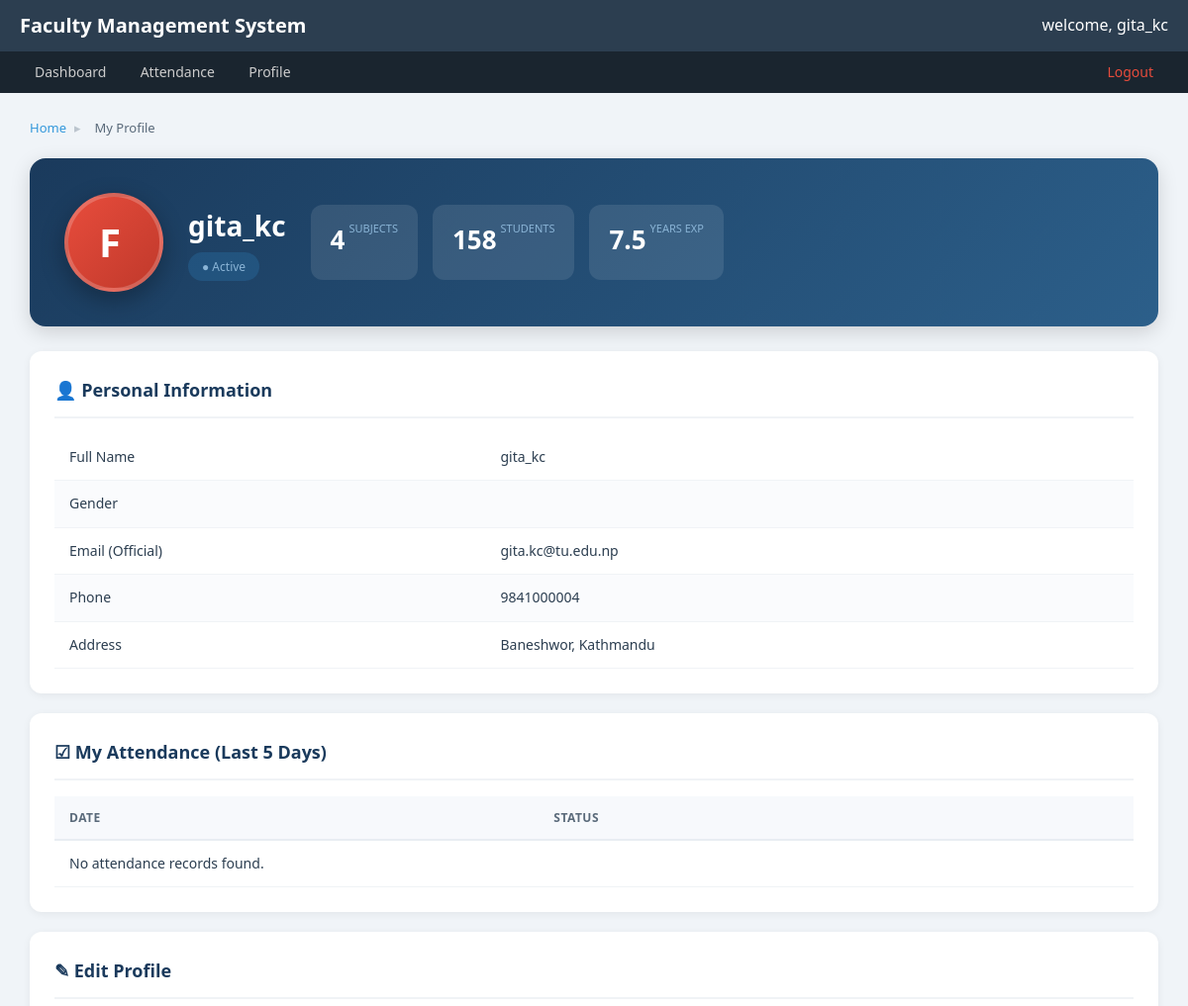
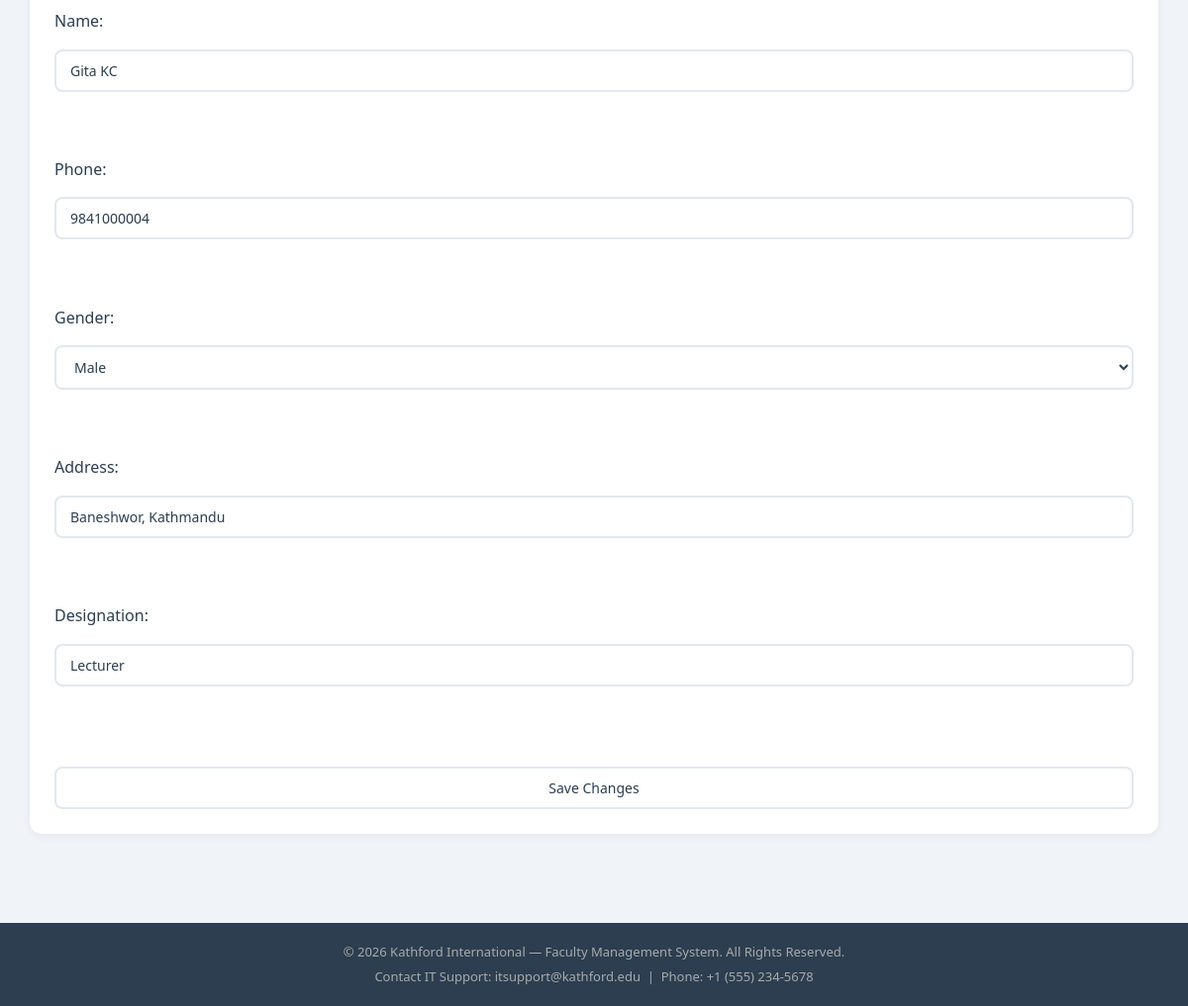
Screenshot of /profile.php (signed in) with the database file from the repository (2 pictures, top to bottom).
### tables this page shows
CREATE TABLE `faculty` (
  `id` int(11) NOT NULL,
  `faculty_name` varchar(100) DEFAULT NULL,
  `gender` varchar(20) DEFAULT NULL,
  `faculty_phone` varchar(20) DEFAULT NULL,
  `faculty_address` varchar(200) DEFAULT NULL,
  `faculty_designation` varchar(100) DEFAULT NULL,
  `user_id` int(11) DEFAULT NULL
);

### profile.php (the view, shortened to what this page needs)
<?php
include 'dbconnect.php';
$id = $_SESSION['faculty_id'];
$sql = "SELECT * FROM faculty WHERE id = $id";
$result = mysqli_query($conn, $sql);
if ($result) {
    $row = mysqli_fetch_assoc($result);
}
$att_query = "SELECT date, status FROM attendance WHERE f_id = $id ORDER BY date DESC LIMIT 5";
$att_result = mysqli_query($conn, $att_query);
?>
<!doctype html>
<html lang="en">
  <head>
    <link rel="stylesheet" href="style.css" />
  </head>
  <body>
    <header>
      <div class="header-top">
        <span class="site-name">Faculty Management System</span>
        welcome, <?php echo $_SESSION['username']; ?>
      </div>
      <nav>
        <a href="dashboard.php">Dashboard</a>
        <a href="attendance.html">Attendance</a>
        <a href="profile.php">Profile</a>
        <a href="index.html" class="logout">Logout</a>
      </nav>
    </header>
    <main>
      <nav>
        <span>
          <a href="dashboard.php">Home</a>
          <span>&#9656;</span>
          <span>My Profile</span>
        </span>
      </nav>
      <section>
        <div>
          <span>F</span>
        </div>
        <div>
          <h1><?php echo $_SESSION['username']; ?></h1>
          <div>
            <span>&#9679; Active</span>
          </div>
        </div>
        <div>
          <div>
            <p>4</p>
            <p>Subjects</p>
          </div>
          <div>
            <p>158</p>
            <p>Students</p>
          </div>
          <div>
            <p>7.5</p>
            <p>Years Exp</p>
          </div>
        </div>
      </section>
      <div>
        <div>
          <article>
            <h2>&#128100; Personal Information</h2>
            <table>
              <tbody>
                <tr>
                  <td>Full Name</td>
                  <td><?php echo $_SESSION['username']; ?></td>
                </tr>
                <tr>
                  <td>Gender</td>
                  <td><?php echo $row['gender']; ?></td>
                </tr>
                <tr>
                  <td>Email (Official)</td>
                  <td><?php echo $_SESSION['email']; ?></td>
                </tr>
                <tr>
                  <td>Phone</td>
                  <td><?php echo $row['faculty_phone']; ?></td>
                </tr>
                <tr>
                  <td>Address</td>
                  <td><?php echo $row['faculty_address']; ?></td>
                </tr>
              </tbody>
            </table>
          </article>
          <article>
            <h2>&#9745; My Attendance (Last 5 Days)</h2>
            <table>
              <thead>
                <tr>
                  <th>Date</th>
                  <th>Status</th>
                </tr>
              </thead>
              <tbody>
                <?php
if ($att_result && mysqli_num_rows($att_result) > 0) {
    while ($att_row = mysqli_fetch_assoc($att_result)) {
        echo "<tr>";
        echo "<td>" . $att_row['date'] . "</td>";
        echo "<td>" . $att_row['status'] . "</td>";
        echo "</tr>";
    }
}
else {
    echo "<tr><td colspan='2'>No attendance records found.</td></tr>";
}
?>
              </tbody>
            </table>
          </article>
          <article>
            <h2>&#9998; Edit Profile</h2>
            <form method="POST">
              Name:<br>
              <input type="text" name="name" value="<?php echo $row['faculty_name']; ?>"><br><br>
              Phone:<br>
              <input type="text" name="phone" value="<?php echo $row['faculty_phone']; ?>"><br><br>
              Gender:<br>
              <select name="gender">
                <option value="Male" <?php if ($row['gender'] == 'Male') echo 'selected'; ?>>Male</option>
              </select><br><br>
              Address:<br>
              <input type="text" name="address" value="<?php echo $row['faculty_address']; ?>"><br><br>
              Designation:<br>
              <input type="text" name="designation" value="<?php echo $row['faculty_designation']; ?>"><br><br>
              <input type="submit" name="update" value="Save Changes">
            </form>
          </article>
        </div>
      </div>
    </main>
    <footer>
      <p>&copy; 2026 Kathford International &mdash; Faculty Management System. All Rights Reserved.</p>
      <p>Contact IT Support: <span>itsupport@kathford.edu</span> &nbsp;|&nbsp; Phone: +1 (555) 234-5678</p>
    </footer>
  </body>
</html>

### style.css (style rules this page uses)
* { margin: 0; padding: 0; box-sizing: border-box; }
body { font-family: "Segoe UI", Tahoma, Geneva, Verdana, sans-serif; background-color: #f0f4f8; color: #2c3e50; line-height: 1.6; min-height: 100vh; display: flex; flex-direction: column; }
a { text-decoration: none; color: #3498db; }
h1 { font-size: 26px; font-weight: 700; color: #1a3a5c; margin-bottom: 4px; }
h2 { font-size: 18px; font-weight: 600; color: #1a3a5c; margin-bottom: 16px; padding-bottom: 12px; border-bottom: 2px solid #f0f3f6; }
header { background-color: #2c3e50; color: white; padding: 0; }
.header-top { display: flex; justify-content: space-between; align-items: center; padding: 10px 20px; }
.site-name { font-size: 20px; font-weight: bold; color: white; }
header nav { background-color: #1a252f; padding: 0 20px; }
header nav a { display: inline-block; color: #ccc; padding: 10px 15px; text-decoration: none; font-size: 14px; }
header nav a.logout { color: #e74c3c; float: right; }
header nav::after { content: ""; display: table; clear: both; }
main { flex: 1; padding: 25px 30px; max-width: 1400px; margin: 0 auto; width: 100%; }
main>nav { margin-bottom: 20px; }
main>nav>span { color: #7f8c9b; font-size: 13px; display: flex; align-items: center; gap: 2px; }
main>nav>span>span { color: #bcc5ce; margin: 0 6px; }
main>nav>span>span:last-child { color: #5a6a7a; font-weight: 500; }
main>div:first-of-type { margin-bottom: 25px; }
section { display: flex; gap: 15px; flex-wrap: wrap; margin-bottom: 25px; }
article { background: white; border-radius: 12px; padding: 20px; box-shadow: 0 2px 8px rgba(0, 0, 0, 0.06); flex: 1; min-width: 180px; }
table { width: 100%; border-collapse: collapse; margin-top: 10px; }
thead tr { background-color: #f7f9fc; }
th { text-align: left; padding: 12px 15px; color: #5a6a7a; font-size: 12px; text-transform: uppercase; letter-spacing: 0.5px; font-weight: 600; border-bottom: 2px solid #e8edf2; }
td { padding: 12px 15px; font-size: 14px; color: #2c3e50; border-bottom: 1px solid #f0f3f6; }
tbody tr:nth-child(even) { background-color: #fafbfd; }
form { display: flex; flex-wrap: wrap; gap: 15px; align-items: flex-end; }
input, select, textarea { width: 100%; padding: 10px 14px; border: 2px solid #e1e8ef; border-radius: 8px; font-size: 14px; color: #2c3e50; font-family: inherit; transition: border-color 0.3s ease; background-color: white; }
footer { background-color: #2c3e50; color: #aaa; text-align: center; padding: 15px; margin-top: 20px; font-size: 13px; }
footer p { margin: 4px 0; }
main>div:has(aside), main>div:has(> div > article) { display: flex; gap: 25px; flex-wrap: wrap; }
main>div:has(aside)>section, main>div:has(> div > article)>div { flex: 1; min-width: 320px; }
main>div>div>article, main>div>section>article { background: white; border-radius: 12px; padding: 25px; margin-bottom: 20px; box-shadow: 0 2px 8px rgba(0, 0, 0, 0.06); }
main>section:first-of-type { background: linear-gradient(135deg, #1a3a5c, #2c5f8a); border-radius: 16px; padding: 35px; margin-bottom: 25px; box-shadow: 0 6px 20px rgba(0, 0, 0, 0.15); display: flex; align-items: center; gap: 25px; flex-wrap: wrap; color: white; }
main>section:first-of-type h1 { color: white; font-size: 28px; }
main>section:first-of-type p { color: #8ab4d6; font-size: 14px; margin-bottom: 4px; }
main>section:first-of-type span { display: inline-block; background: rgba(52, 152, 219, 0.2); color: #8ab4d6; padding: 5px 14px; border-radius: 20px; font-size: 12px; font-weight: 500; margin-right: 8px; }
main>section:first-of-type>div:first-child { width: 100px; height: 100px; background: linear-gradient(135deg, #e74c3c, #c0392b); border-radius: 50%; display: flex; align-items: center; justify-content: center; border: 4px solid rgba(255, 255, 255, 0.2); box-shadow: 0 8px 25px rgba(0, 0, 0, 0.3); flex-shrink: 0; }
main>section:first-of-type>div:first-child>span { color: white; font-size: 40px; font-weight: 700; background: none; padding: 0; }
main>section:first-of-type>div:last-child { display: flex; gap: 15px; flex-wrap: wrap; }
main>section:first-of-type>div:last-child>div { text-align: center; background: rgba(255, 255, 255, 0.1); border-radius: 12px; padding: 15px 20px; }
main>section:first-of-type>div:last-child>div>p:first-child { font-size: 26px; font-weight: 700; color: white; }
main>section:first-of-type>div:last-child>div>p:last-child { font-size: 11px; color: #8ab4d6; text-transform: uppercase; }
section>div:last-child>div { display: flex; gap: 4px; }

### rows the page displays
faculty: faculty_phone "9841000004", faculty_address "Baneshwor, Kathmandu", name "Gita KC", phone "9841000004", address "Baneshwor, Kathmandu", designation "Lecturer"

### other values shown
$_SESSION['username'] "gita_kc"
$_SESSION['email'] "gita.kc@tu.edu.np"
